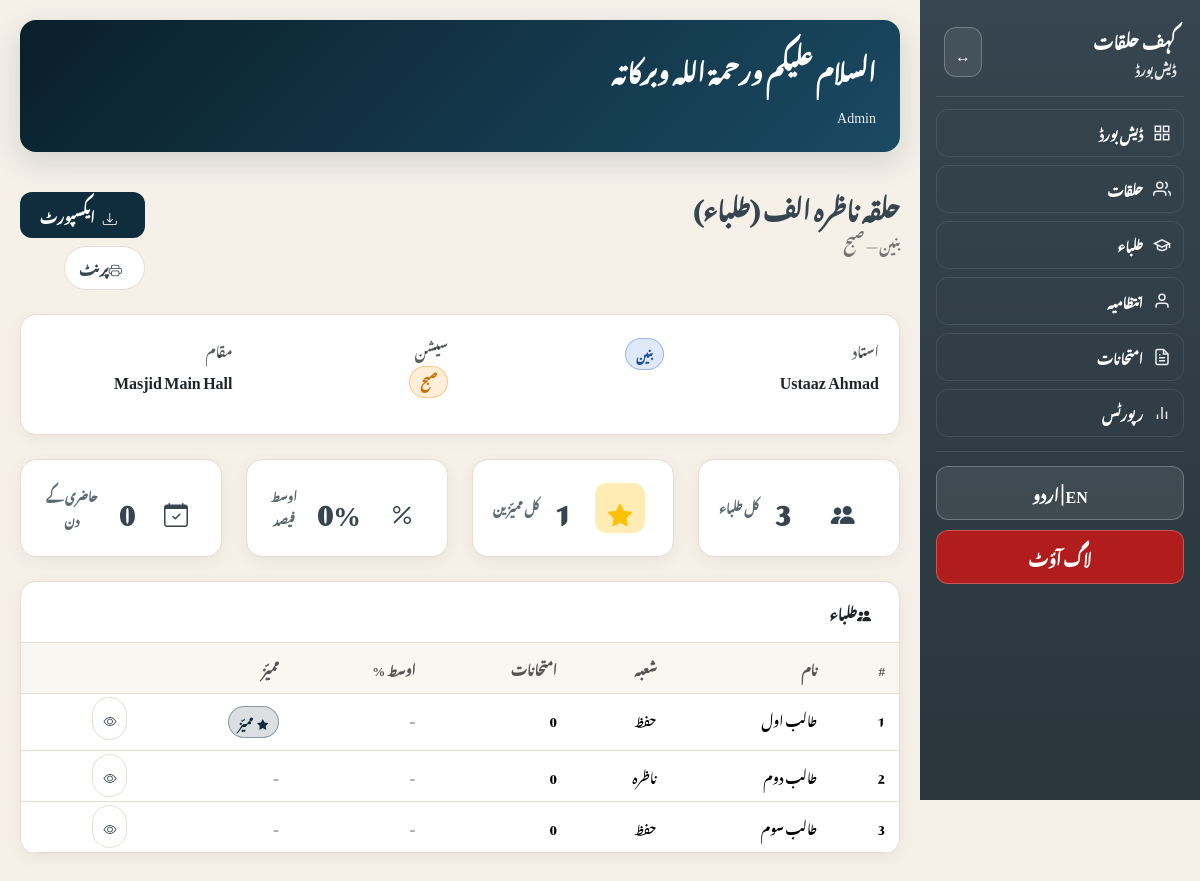
The page /report_halaqa.php?id=1 (signed in) on the database its author committed.
### tables this page shows
CREATE TABLE halaqaat (
    id INT AUTO_INCREMENT PRIMARY KEY,
    name_ur VARCHAR(100) NOT NULL,
    name_en VARCHAR(100),
    ustaaz_user_id INT,
    gender ENUM('baneen', 'banaat') NOT NULL DEFAULT 'baneen',
    session ENUM('subah', 'asr') NOT NULL DEFAULT 'subah',
    state ENUM('active', 'paused', 'stopped') DEFAULT 'active',
    location VARCHAR(100),
    created_at TIMESTAMP DEFAULT CURRENT_TIMESTAMP,
    updated_at TIMESTAMP DEFAULT CURRENT_TIMESTAMP ON UPDATE CURRENT_TIMESTAMP,
    FOREIGN KEY (ustaaz_user_id) REFERENCES users(id) ON DELETE SET NULL
);

CREATE TABLE users (
    id INT AUTO_INCREMENT PRIMARY KEY,
    full_name VARCHAR(100) NOT NULL,
    email VARCHAR(100) NOT NULL UNIQUE,
    password VARCHAR(255) NOT NULL,
    phone VARCHAR(20),
    address TEXT,
    role ENUM('admin', 'mushrif', 'ustaaz', 'ustadah', 'mumtahin') NOT NULL DEFAULT 'ustaaz',
    status ENUM('active', 'inactive') DEFAULT 'active',
    created_at TIMESTAMP DEFAULT CURRENT_TIMESTAMP,
    updated_at TIMESTAMP DEFAULT CURRENT_TIMESTAMP ON UPDATE CURRENT_TIMESTAMP
);

CREATE TABLE students (
    id INT AUTO_INCREMENT PRIMARY KEY,
    halaqa_id INT,
    full_name_en VARCHAR(100),
    full_name_ur VARCHAR(100) NOT NULL,
    gender ENUM('baneen', 'banaat') NOT NULL DEFAULT 'baneen',
    shuba ENUM('qaida', 'nazira', 'hifz') DEFAULT 'qaida',
    mumayyaz TINYINT(1) DEFAULT 0,
    qaida_takhti INT DEFAULT NULL,
    surah_current INT DEFAULT NULL,
    status ENUM('active', 'inactive') DEFAULT 'active',
    removed_type ENUM('left', 'removed', 'changed_halaqa') DEFAULT NULL,
    removed_reason TEXT DEFAULT NULL,
    removed_at DATETIME DEFAULT NULL,
    created_at TIMESTAMP DEFAULT CURRENT_TIMESTAMP,
    updated_at TIMESTAMP DEFAULT CURRENT_TIMESTAMP ON UPDATE CURRENT_TIMESTAMP,
    FOREIGN KEY (halaqa_id) REFERENCES halaqaat(id) ON DELETE SET NULL
);

### includes/functions.php (called while the page is built, shortened)
<?php
function h($s) {
    return htmlspecialchars((string)$s, ENT_QUOTES, 'UTF-8');
}
function get_language() {
    return $_SESSION['lang'] ?? 'ur';
}
function get_translations($lang) {
    return $T[$lang] ?? $T['ur'];
}
?>

### report_halaqa.php (the view, shortened to what this page needs)
<?php
require_once __DIR__ . '/includes/db.php';
require_once __DIR__ . '/includes/functions.php';
$halaqaId = intval($_GET['id']);
$stmt = $conn->prepare("
  SELECT h.*, u.full_name as ustaaz_name
  FROM halaqaat h
  LEFT JOIN users u ON h.ustaaz_user_id = u.id
  WHERE h.id = ?
");
$stmt->bind_param("i", $halaqaId);
$stmt->execute();
$halaqa = $stmt->get_result()->fetch_assoc();
$students = [];
$stmt = $conn->prepare("
  SELECT s.*,
         AVG(er.percentage) as avg_percentage,
         COUNT(er.id) as exams_count
  FROM students s
  LEFT JOIN exam_results er ON er.student_id = s.id AND er.status = 'finalized'
  WHERE s.halaqa_id = ? AND s.status = 'active'
  GROUP BY s.id
  ORDER BY s.full_name_ur
");
$stmt->bind_param("i", $halaqaId);
$stmt->execute();
$result = $stmt->get_result();
while ($row = $result->fetch_assoc()) {
  $students[] = $row;
}
$stmt = $conn->prepare("
  SELECT
    COUNT(DISTINCT a.date) as total_days,
    SUM(CASE WHEN a.status = 'present' THEN 1 ELSE 0 END) as total_present,
    COUNT(DISTINCT a.student_id) as students_with_attendance
  FROM attendance a
  JOIN students s ON a.student_id = s.id
  WHERE s.halaqa_id = ?
");
$stmt->bind_param("i", $halaqaId);
$stmt->execute();
$attendanceSummary = $stmt->get_result()->fetch_assoc();
$totalStudents = count($students);
$mumayyizeenCount = count(array_filter($students, fn($s) => $s['mumayyaz']));
$avgPercentage = $totalStudents > 0 ? array_sum(array_column($students, 'avg_percentage')) / $totalStudents : 0;
include __DIR__ . '/includes/header.php';
?>
<div class="d-flex justify-content-between align-items-start mb-4">
  <div>
    <h2 class="heroTitle" style="color: var(--accent);"><?php echo h($halaqa['name_ur']); ?></h2>
    <p class="heroSub" style="color: #666;"><?php echo h($tr[$halaqa['gender']]); ?> — <?php echo h($tr[$halaqa['session']]); ?></p>
  </div>
  <div class="text-end">
    <a href="export.php?type=halaqa&id=<?php echo $halaqaId; ?>" class="btn btnPrimary mb-2">
      <i class="bi bi-download me-2"></i><?php echo $lang === 'ur' ? 'ایکسپورٹ' : 'Export'; ?>
    </a>
    <br>
    <button onclick="printPage()" class="pill">
      <i class="bi bi-printer me-2"></i><?php echo $lang === 'ur' ? 'پرنٹ' : 'Print'; ?>
    </button>
  </div>
</div>
<div class="card mb-4">
  <div class="cardBody">
    <div class="row">
      <div class="col-md-3 mb-3">
        <small class="text-muted d-block"><?php echo h($tr['ustaaz']); ?></small>
        <strong><?php echo h($halaqa['ustaaz_name'] ?: '-'); ?></strong>
      </div>
      <div class="col-md-3 mb-3">
        <span class="tag <?php echo $halaqa['gender'] === 'baneen' ? 'blue' : 'pink'; ?>">
          <?php echo h($tr[$halaqa['gender']]); ?>
        </span>
      </div>
      <div class="col-md-3 mb-3">
        <small class="text-muted d-block"><?php echo h($tr['session']); ?></small>
        <span class="tag orange"><?php echo h($tr[$halaqa['session']]); ?></span>
      </div>
      <div class="col-md-3 mb-3">
        <small class="text-muted d-block"><?php echo $lang === 'ur' ? 'مقام' : 'Location'; ?></small>
        <strong><?php echo h($halaqa['location'] ?: '-'); ?></strong>
      </div>
    </div>
  </div>
</div>
<div class="row g-4 mb-4">
  <div class="col-md-3">
    <div class="statCard text-center">
      <div class="statIcon primary mx-auto"><i class="bi bi-people-fill"></i></div>
      <div class="statValue"><?php echo $totalStudents; ?></div>
      <div class="statLabel"><?php echo h($tr['total_students']); ?></div>
    </div>
  </div>
  <div class="col-md-3">
    <div class="statCard text-center">
      <div class="statIcon mx-auto" style="background: rgba(255, 193, 7, 0.3);"><i class="bi bi-star-fill" style="color: #ffc107;"></i></div>
      <div class="statValue"><?php echo $mumayyizeenCount; ?></div>
      <div class="statLabel"><?php echo h($tr['total_mumayyizeen']); ?></div>
    </div>
  </div>
  <div class="col-md-3">
    <div class="statCard text-center">
      <div class="statIcon secondary mx-auto"><i class="bi bi-percent"></i></div>
      <div class="statValue"><?php echo round($avgPercentage, 1); ?>%</div>
      <div class="statLabel"><?php echo $lang === 'ur' ? 'اوسط فیصد' : 'Avg Percentage'; ?></div>
    </div>
  </div>
  <div class="col-md-3">
    <div class="statCard text-center">
      <div class="statIcon success mx-auto"><i class="bi bi-calendar-check"></i></div>
      <div class="statValue"><?php echo $attendanceSummary['total_days'] ?? 0; ?></div>
      <div class="statLabel"><?php echo $lang === 'ur' ? 'حاضری کے دن' : 'Attendance Days'; ?></div>
    </div>
  </div>
</div>
<div class="card mb-4">
  <div class="cardHeader">
    <span><i class="bi bi-people-fill me-2"></i><?php echo h($tr['students']); ?></span>
  </div>
  <div class="cardBody p-0">
    <div class="tableContainer">
      <table class="table mb-0">
        <thead>
          <tr>
            <th>#</th>
            <th><?php echo h($tr['name']); ?></th>
            <th><?php echo h($tr['shuba']); ?></th>
            <th><?php echo $lang === 'ur' ? 'امتحانات' : 'Exams'; ?></th>
            <th><?php echo $lang === 'ur' ? 'اوسط %' : 'Avg %'; ?></th>
            <th><?php echo h($tr['mumayyaz']); ?></th>
            <th></th>
          </tr>
        </thead>
        <tbody>
          <?php foreach ($students as $index => $student): ?>
          <tr>
            <td><?php echo $index + 1; ?></td>
            <td><?php echo h($student['full_name_ur']); ?></td>
            <td><?php echo h($tr[$student['shuba']]); ?></td>
            <td><?php echo $student['exams_count']; ?></td>
            <td>
              <?php if ($student['exams_count'] > 0): ?>
                <span class="tag <?php echo $student['avg_percentage'] >= 80 ? 'green' : ($student['avg_percentage'] >= 60 ? 'orange' : 'pink'); ?>">
                  <?php echo round($student['avg_percentage'], 1); ?>%
                </span>
              <?php else: ?>
                <span class="text-muted">-</span>
              <?php endif; ?>
            </td>
            <td>
              <?php if ($student['mumayyaz']): ?>
                <span class="tag green"><i class="bi bi-star-fill"></i> <?php echo h($tr['mumayyaz']); ?></span>
              <?php else: ?>
                <span class="text-muted">-</span>
              <?php endif; ?>
            </td>
            <td>
              <a href="report_student.php?id=<?php echo $student['id']; ?>" class="pill" style="padding: 4px 10px;">
                <i class="bi bi-eye"></i>
              </a>
            </td>
          </tr>
          <?php endforeach; ?>
        </tbody>
      </table>
    </div>
  </div>
</div>
<?php include __DIR__ . '/includes/footer.php'; ?>

### assets/css/style.css (style rules this page uses)
:root { --primary-dark: #0a1f2a; --primary: #0f2d3d; --primary-light: #1a4a5e; --secondary: #aa815e; --secondary-dark: #8a6a4e; --accent: #36454F; --bg: #f5f0e8; --bg-light: #faf8f4; --card: #ffffff; --border: #e7ddd4; --boy: #2f6fd6; --girl: #d24e8a; --subah: #ff8c00; --asr: #b35a00; --success: #0f2d3d; --warning: #f0ad4e; --danger: #d9534f; --sidebar: #36454F; --sidebar2: #2a353c; }
html[lang="ur"] body, html[lang="ur"] input, html[lang="ur"] select, html[lang="ur"] button, html[lang="ur"] table, html[lang="ur"] th, html[lang="ur"] td { font-family: 'Noto Nastaliq Urdu', 'Jameel Noori Nastaleeq', serif !important; line-height: 2; }
* { box-sizing: border-box; margin: 0; padding: 0; }
body { background: var(--bg); color: var(--accent); min-height: 100vh; }
.heroTitle { font-size: 24px; font-weight: 900; margin: 0 0 8px 0; }
.heroSub { font-size: 14px; opacity: 0.9; margin: 0; }
.pill { text-decoration: none; padding: 8px 14px; border-radius: 999px; border: 1px solid var(--border); background: #fff; color: var(--accent); font-weight: 800; font-size: 13px; cursor: pointer; transition: all 0.2s ease; }
.statCard { background: #fff; border-radius: 16px; padding: 20px; box-shadow: 0 4px 15px rgba(0, 0, 0, 0.05); border: 1px solid var(--border); display: flex; align-items: center; gap: 16px; }
.statIcon { width: 50px; height: 50px; border-radius: 12px; background: rgba(255, 255, 255, 0.2); display: flex; align-items: center; justify-content: center; font-size: 24px; flex-shrink: 0; }
.statLabel { font-size: 12px; font-weight: 700; opacity: 0.8; margin-bottom: 4px; }
.statValue { font-size: 28px; font-weight: 900; }
.card { background: #fff; border-radius: 16px; box-shadow: 0 4px 15px rgba(0, 0, 0, 0.05); border: 1px solid var(--border); overflow: hidden; }
.cardHeader { padding: 16px 20px; border-bottom: 1px solid var(--border); font-weight: 900; font-size: 14px; display: flex; align-items: center; justify-content: space-between; }
.cardBody { padding: 20px; }
.tag { display: inline-flex; align-items: center; gap: 4px; padding: 4px 10px; border-radius: 999px; font-size: 11px; font-weight: 800; border: 1px solid var(--border); }
.tag.green { background: rgba(15, 45, 61, 0.15); border-color: rgba(15, 45, 61, 0.4); color: #0f2d3d; }
.tag.blue { background: rgba(47, 111, 214, 0.15); border-color: rgba(47, 111, 214, 0.4); color: #1c4ea8; }
.tag.orange { background: rgba(255, 140, 0, 0.15); border-color: rgba(255, 140, 0, 0.4); color: #cc7000; }
.btn { display: inline-flex; align-items: center; justify-content: center; gap: 8px; padding: 12px 20px; border-radius: 12px; border: none; font-weight: 900; font-size: 14px; cursor: pointer; transition: all 0.2s ease; }
.btnPrimary { background: var(--primary); color: #fff; }
.tableContainer { overflow-x: auto; -webkit-overflow-scrolling: touch; }
.table { width: 100%; border-collapse: separate; border-spacing: 0; font-size: 13px; min-width: 600px; }
.table th, .table td { padding: 12px 14px; text-align: left; border-bottom: 1px solid var(--border); }
html[dir="rtl"] .table th, html[dir="rtl"] .table td { text-align: right; }
.table th { font-weight: 900; color: #555; background: rgba(201, 167, 124, 0.1); }

### rows shown on the page
halaqaat: name_ur "حلقہ ناظرہ الف (طلباء)", gender "بنین", session "صبح", ustaaz_user.full_name "Ustaaz Ahmad", location "Masjid Main Hall"
students: mumayyaz "1", full_name_ur "طالب اول", shuba "حفظ", exams_count "0"
students: full_name_ur "طالب دوم", shuba "ناظرہ", exams_count "0"
students: full_name_ur "طالب سوم", shuba "حفظ", exams_count "0"

### other values the page prints
$tr['app'] "کہف حلقات"
$tr['dashboard'] "ڈیش بورڈ"
$tr['nav_dashboard'] "ڈیش بورڈ"
$tr['nav_halaqaat'] "حلقات"
$tr['nav_students'] "طلباء"
$tr['nav_management'] "انتظامیہ"
$tr['nav_exams'] "امتحانات"
$tr['nav_reports'] "رپورٹس"
$tr['logout'] "لاگ آؤٹ"
$tr['greeting'] "السلام عليكم ورحمة الله وبركاته"
$userName "Admin"
$tr['ustaaz'] "استاد"
$tr['session'] "سیشن"
$totalStudents "3"
$tr['total_students'] "کل طلباء"
